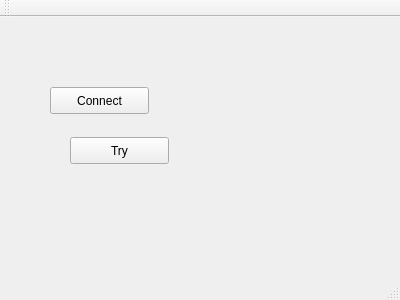
<?xml version="1.0" encoding="UTF-8"?>
<ui version="4.0">
 <class>MainWindow</class>
 <widget class="QMainWindow" name="MainWindow">
  <property name="geometry">
   <rect>
    <x>0</x>
    <y>0</y>
    <width>400</width>
    <height>300</height>
   </rect>
  </property>
  <property name="windowTitle">
   <string>MainWindow</string>
  </property>
  <widget class="QWidget" name="centralWidget">
   <widget class="QPushButton" name="pushButtonConnect">
    <property name="geometry">
     <rect>
      <x>50</x>
      <y>70</y>
      <width>99</width>
      <height>27</height>
     </rect>
    </property>
    <property name="text">
     <string>Connect</string>
    </property>
   </widget>
   <widget class="QPushButton" name="pushButton">
    <property name="geometry">
     <rect>
      <x>70</x>
      <y>120</y>
      <width>99</width>
      <height>27</height>
     </rect>
    </property>
    <property name="text">
     <string>Try</string>
    </property>
   </widget>
  </widget>
  <widget class="QMenuBar" name="menuBar">
   <property name="geometry">
    <rect>
     <x>0</x>
     <y>0</y>
     <width>400</width>
     <height>25</height>
    </rect>
   </property>
  </widget>
  <widget class="QToolBar" name="mainToolBar">
   <attribute name="toolBarArea">
    <enum>TopToolBarArea</enum>
   </attribute>
   <attribute name="toolBarBreak">
    <bool>false</bool>
   </attribute>
  </widget>
  <widget class="QStatusBar" name="statusBar"/>
 </widget>
 <layoutdefault spacing="6" margin="11"/>
 <resources/>
 <connections/>
</ui>
